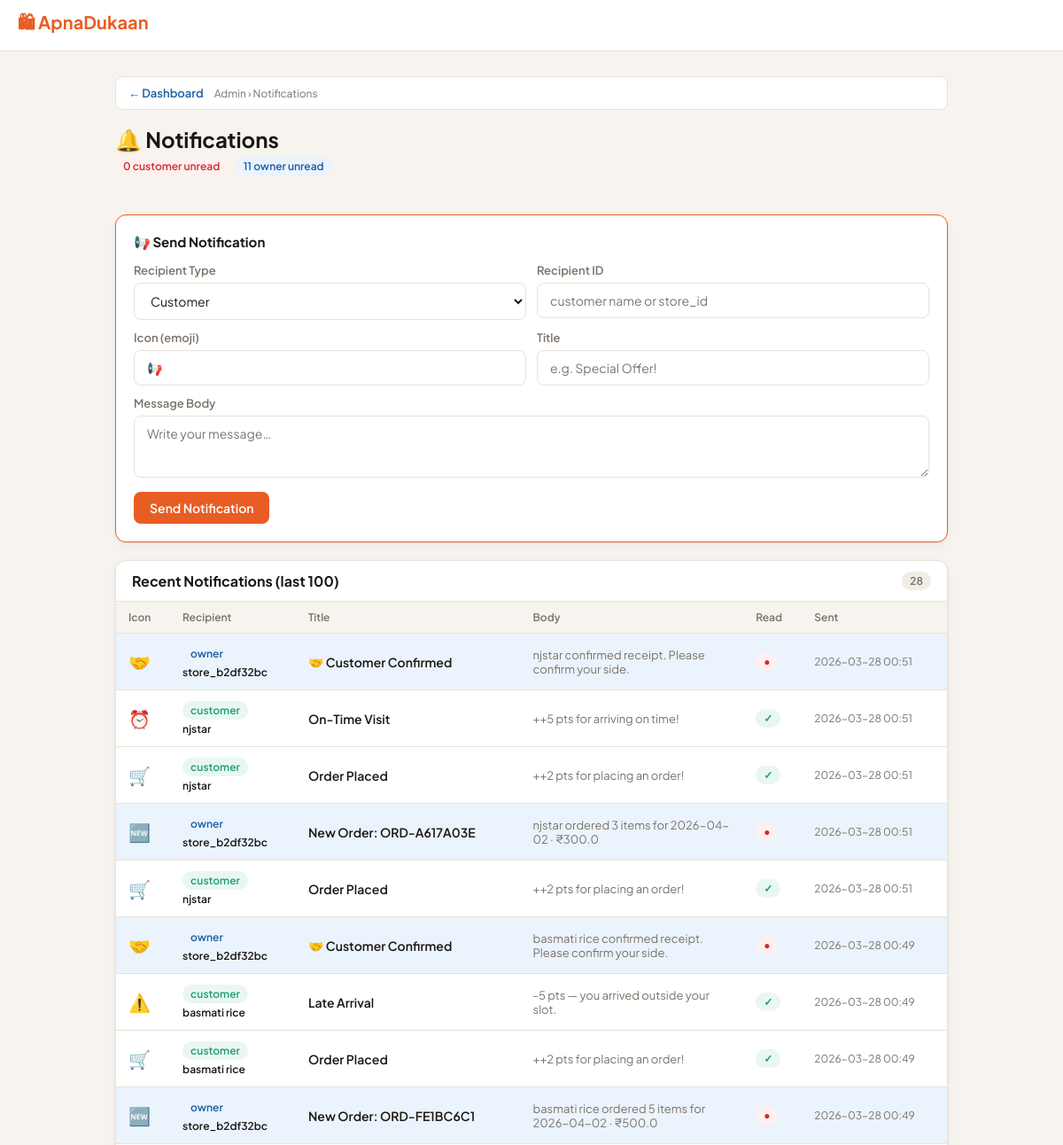
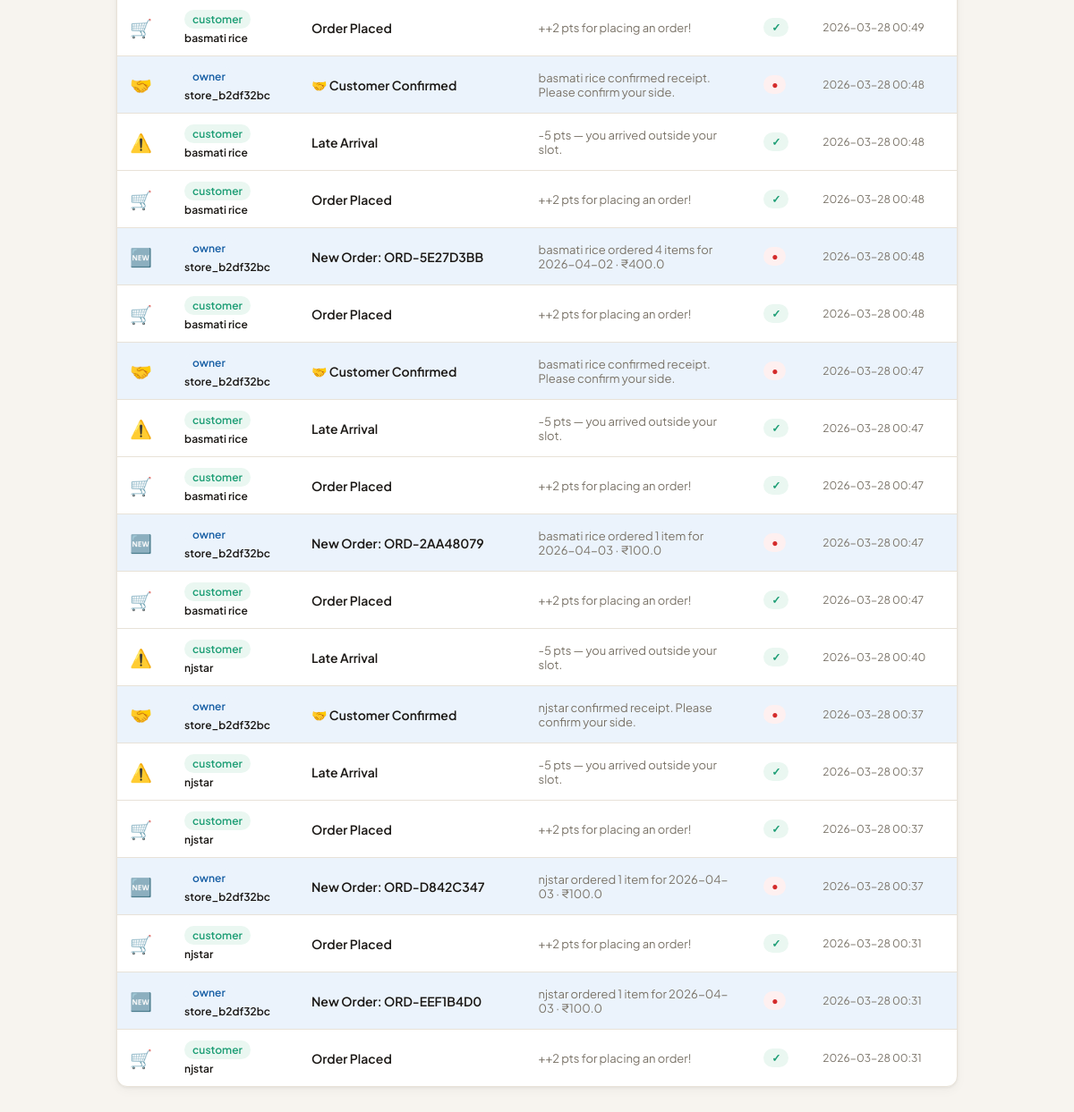
The app's page /control-panel/notifications (signed in) with its own data (2 pictures, top to bottom).
### tables this page shows
CREATE TABLE notifications(
  notif_id    TEXT PRIMARY KEY,
  recipient_type TEXT NOT NULL CHECK(recipient_type IN('customer','owner')),
  recipient_id   TEXT NOT NULL,
  title          TEXT NOT NULL,
  body           TEXT NOT NULL,
  icon           TEXT NOT NULL DEFAULT '🔔',
  is_read        INTEGER NOT NULL DEFAULT 0,
  link           TEXT NOT NULL DEFAULT '',
  created_at     TEXT NOT NULL DEFAULT(datetime('now'))
);

### app.py (the view)
    @app.route("/control-panel/notifications")
    @admin_required
    def admin_notifications():
        conn = get_db()
        recent = conn.execute(
            "SELECT * FROM notifications ORDER BY created_at DESC LIMIT 100"
        ).fetchall()
        unread_c = conn.execute(
            "SELECT COUNT(*) FROM notifications WHERE is_read=0 AND recipient_type='customer'").fetchone()[0]
        unread_o = conn.execute(
            "SELECT COUNT(*) FROM notifications WHERE is_read=0 AND recipient_type='owner'").fetchone()[0]
        return render_template("admin/notifications.html",
                               notifications=recent, unread_c=unread_c, unread_o=unread_o)

### app.py (called while the page is built)
def _register_db_hooks(app):
    @app.teardown_appcontext
    def close_db(exc=None):
        db = g.pop("db", None)
        if db: db.close()

def get_db():
    if "db" not in g:
        from flask import current_app
        g.db = sqlite3.connect(current_app.config["DB_PATH"], timeout=30, check_same_thread=False)
        g.db.row_factory = sqlite3.Row
        for pragma in ("PRAGMA journal_mode=WAL","PRAGMA busy_timeout=30000",
                       "PRAGMA synchronous=NORMAL","PRAGMA foreign_keys=ON"):
            g.db.execute(pragma)
    return g.db

def admin_required(f):
    @wraps(f)
    def d(*a,**kw):
        if not session.get("admin_id"): return redirect(url_for("admin_login"))
        return f(*a,**kw)
    return d

def _register_security_headers(app):
    @app.after_request
    def add_headers(response):
        h = response.headers
        h["X-Content-Type-Options"]="nosniff"; h["X-Frame-Options"]="SAMEORIGIN"
        h["X-XSS-Protection"]="1; mode=block"; h["Referrer-Policy"]="strict-origin-when-cross-origin"
        h["Permissions-Policy"]="geolocation=(self),microphone=(),camera=()"
        if app.config.get("SESSION_COOKIE_SECURE"):
            h["Strict-Transport-Security"]="max-age=31536000; includeSubDomains"
        if request.path.startswith(("/owner/","/my-","/control-panel/")):
            h["Cache-Control"]="no-store,no-cache,must-revalidate,private"
        return response

### templates/admin/notifications.html (shortened to what this page needs)
{% extends "base.html" %}
{% block content %}
<div class="admin-back">
  <a href="/control-panel/">← Dashboard</a>
  <span class="admin-breadcrumb">Admin › Notifications</span>
</div>
<div style="display:flex;align-items:center;justify-content:space-between;margin-bottom:20px;flex-wrap:wrap;gap:12px;">
  <div>
    <h1 class="page-title">🔔 Notifications</h1>
    <p class="page-subtitle">
      <span class="badge badge-red" style="margin-right:6px;">{{ unread_c }} customer unread</span>
      <span class="badge badge-blue">{{ unread_o }} owner unread</span>
    </p>
  </div>
</div>
<div class="card" style="margin-bottom:20px;border-color:var(--orange);">
  <div style="font-weight:700;font-size:15px;margin-bottom:14px;">📢 Send Notification</div>
  <form method="POST" action="/admin/send-notification">
    <div class="grid2" style="gap:12px;margin-bottom:12px;">
      <div class="form-group" style="margin-bottom:0;">
        <label class="form-label">Recipient Type</label>
        <select class="form-select" name="recipient_type">
          <option value="customer">Customer</option>
        </select>
      </div>
      <div class="form-group" style="margin-bottom:0;">
        <label class="form-label">Recipient ID</label>
        <input class="form-input" name="recipient_id" placeholder="customer name or store_id" required>
      </div>
    </div>
    <div class="grid2" style="gap:12px;margin-bottom:12px;">
      <div class="form-group" style="margin-bottom:0;">
        <label class="form-label">Icon (emoji)</label>
        <input class="form-input" name="icon" value="📢" maxlength="8">
      </div>
      <div class="form-group" style="margin-bottom:0;">
        <label class="form-label">Title</label>
        <input class="form-input" name="title" placeholder="e.g. Special Offer!" required>
      </div>
    </div>
    <div class="form-group" style="margin-bottom:12px;">
      <label class="form-label">Message Body</label>
      <textarea class="form-textarea" name="body" style="min-height:70px;" placeholder="Write your message…"></textarea>
    </div>
    <button class="btn btn-primary" type="submit">Send Notification</button>
  </form>
</div>
<div class="card" style="padding:0;overflow:hidden;">
  <div style="padding:12px 18px;font-weight:700;border-bottom:1px solid var(--border);
              display:flex;align-items:center;justify-content:space-between;">
    <span>Recent Notifications (last 100)</span>
    <span class="badge badge-gray">{{ notifications|length }}</span>
  </div>
  {% if not notifications %}
  <div style="padding:32px;text-align:center;color:var(--muted);">No notifications yet.</div>
  {% else %}
  <table class="table">
    <thead>
      <tr>
        <th>Icon</th><th>Recipient</th><th>Title</th><th>Body</th><th>Read</th><th>Sent</th>
      </tr>
    </thead>
    <tbody>
      {% for n in notifications %}
      <tr style="{% if not n.is_read %}background:var(--bl);{% endif %}">
        <td style="font-size:20px;">{{ n.icon }}</td>
        <td>
          <span class="badge {% if n.recipient_type=='customer' %}badge-green{% else %}badge-blue{% endif %}">
            {{ n.recipient_type }}
          </span><br>
          <span style="font-size:12px;font-weight:600;">{{ n.recipient_id }}</span>
        </td>
        <td style="font-weight:600;">{{ n.title }}</td>
        <td style="font-size:13px;color:var(--muted);max-width:220px;">{{ n.body[:80] }}{% if n.body|length>80 %}…{% endif %}</td>
        <td>{% if n.is_read %}<span class="badge badge-green">✓</span>{% else %}<span class="badge badge-red">●</span>{% endif %}</td>
        <td style="font-size:12px;color:var(--muted);white-space:nowrap;">{{ n.created_at[:16] }}</td>
      </tr>
      {% endfor %}
    </tbody>
  </table>
  {% endif %}
</div>
{% endblock %}

### templates/base.html (style rules this page uses)
:root { --bg:#F7F4EF;--card:#fff;--border:#E8E2D8;--text:#1A1714;--muted:#7A7368; --orange:#E85D24;--ol:#FEF0E9;--green:#1D9E75;--gl:#EAF7F1;--blue:#185FA5;--bl:#EBF3FC; --red:#D42B2B;--rl:#FEF0F0;--yellow:#CA8A04;--yl:#FEFCE8;--r:12px; --sh:0 1px 3px rgba(0,0,0,.06),0 4px 12px rgba(0,0,0,.04); }
* { box-sizing:border-box;margin:0;padding:0; }
body { font-family:'Plus Jakarta Sans',sans-serif;background:var(--bg);color:var(--text);min-height:100vh; }
a { color:inherit;text-decoration:none; }
.page-title { font-size:24px;font-weight:700;margin-bottom:4px; }
.page-subtitle { font-size:14px;color:var(--muted);margin-bottom:24px; }
.card { background:var(--card);border:1px solid var(--border);border-radius:var(--r);padding:20px;box-shadow:var(--sh); }
.btn { display:inline-flex;align-items:center;gap:6px;padding:9px 18px;border-radius:8px; font-size:14px;font-weight:600;cursor:pointer;border:none;transition:all .15s;font-family:inherit; }
.btn-primary { background:var(--orange);color:#fff; }
.badge { display:inline-flex;align-items:center;gap:4px;font-size:12px;font-weight:600;padding:3px 9px;border-radius:20px; }
.badge-green { background:var(--gl);color:var(--green); }
.badge-blue { background:var(--bl);color:var(--blue); }
.badge-red { background:var(--rl);color:var(--red); }
.badge-gray { background:#F1EDE6;color:#7A7368; }
.grid2 { display:grid;grid-template-columns:1fr 1fr;gap:16px; }
.form-group { margin-bottom:14px; }
.form-label { font-size:13px;font-weight:600;color:var(--muted);margin-bottom:6px;display:block; }
.form-input,.form-select,.form-textarea { width:100%;padding:10px 14px;border:1.5px solid var(--border); border-radius:8px;font-size:14px;font-family:inherit;background:var(--card);color:var(--text);transition:border .15s; }
.form-textarea { resize:vertical;min-height:80px; }
.table { width:100%;border-collapse:collapse;font-size:14px; }
.table th { text-align:left;padding:10px 14px;font-size:12px;font-weight:600;color:var(--muted); background:var(--bg);border-bottom:1px solid var(--border); }
.table td { padding:12px 14px;border-bottom:1px solid var(--border);vertical-align:middle; }
.table tr:last-child td { border-bottom:none; }
.admin-back { display:flex;align-items:center;gap:12px;margin-bottom:18px;padding:10px 14px; background:var(--card);border:1px solid var(--border);border-radius:8px; }
.admin-back a { font-size:13px;color:var(--blue);font-weight:600; }
.admin-breadcrumb { font-size:12px;color:var(--muted); }

### records on screen
notifications: icon "🤝", recipient_type "owner", recipient_id "store_b2df32bc", title "🤝 Customer Confirmed", body "njstar confirmed receipt. Please confirm your side.", created_at "2026-03-28 00:51"
notifications: icon "⏰", recipient_type "customer", recipient_id "njstar", title "On-Time Visit", body "++5 pts for arriving on time!", created_at "2026-03-28 00:51"
notifications: icon "🛒", recipient_type "customer", recipient_id "njstar", title "Order Placed", body "++2 pts for placing an order!", created_at "2026-03-28 00:51"
notifications: icon "🆕", recipient_type "owner", recipient_id "store_b2df32bc", title "New Order: ORD-A617A03E", body "njstar ordered 3 items for 2026-04-02 · ₹300.0", created_at "2026-03-28 00:51"
notifications: icon "🛒", recipient_type "customer", recipient_id "njstar", title "Order Placed", body "++2 pts for placing an order!", created_at "2026-03-28 00:51"
notifications: icon "🤝", recipient_type "owner", recipient_id "store_b2df32bc", title "🤝 Customer Confirmed", body "basmati rice confirmed receipt. Please confirm your side.", created_at "2026-03-28 00:49"
notifications: icon "⚠️", recipient_type "customer", recipient_id "basmati rice", title "Late Arrival", body "-5 pts — you arrived outside your slot.", created_at "2026-03-28 00:49"
notifications: icon "🛒", recipient_type "customer", recipient_id "basmati rice", title "Order Placed", body "++2 pts for placing an order!", created_at "2026-03-28 00:49"
notifications: icon "🆕", recipient_type "owner", recipient_id "store_b2df32bc", title "New Order: ORD-FE1BC6C1", body "basmati rice ordered 5 items for 2026-04-02 · ₹500.0", created_at "2026-03-28 00:49"
notifications: icon "🛒", recipient_type "customer", recipient_id "basmati rice", title "Order Placed", body "++2 pts for placing an order!", created_at "2026-03-28 00:49"
notifications: icon "🤝", recipient_type "owner", recipient_id "store_b2df32bc", title "🤝 Customer Confirmed", body "basmati rice confirmed receipt. Please confirm your side.", created_at "2026-03-28 00:48"
notifications: icon "⚠️", recipient_type "customer", recipient_id "basmati rice", title "Late Arrival", body "-5 pts — you arrived outside your slot.", created_at "2026-03-28 00:48"
notifications: icon "🛒", recipient_type "customer", recipient_id "basmati rice", title "Order Placed", body "++2 pts for placing an order!", created_at "2026-03-28 00:48"
notifications: icon "🆕", recipient_type "owner", recipient_id "store_b2df32bc", title "New Order: ORD-5E27D3BB", body "basmati rice ordered 4 items for 2026-04-02 · ₹400.0", created_at "2026-03-28 00:48"
notifications: icon "🛒", recipient_type "customer", recipient_id "basmati rice", title "Order Placed", body "++2 pts for placing an order!", created_at "2026-03-28 00:48"
notifications: icon "🤝", recipient_type "owner", recipient_id "store_b2df32bc", title "🤝 Customer Confirmed", body "basmati rice confirmed receipt. Please confirm your side.", created_at "2026-03-28 00:47"
notifications: icon "⚠️", recipient_type "customer", recipient_id "basmati rice", title "Late Arrival", body "-5 pts — you arrived outside your slot.", created_at "2026-03-28 00:47"
notifications: icon "🛒", recipient_type "customer", recipient_id "basmati rice", title "Order Placed", body "++2 pts for placing an order!", created_at "2026-03-28 00:47"
notifications: icon "🆕", recipient_type "owner", recipient_id "store_b2df32bc", title "New Order: ORD-2AA48079", body "basmati rice ordered 1 item for 2026-04-03 · ₹100.0", created_at "2026-03-28 00:47"
notifications: icon "🛒", recipient_type "customer", recipient_id "basmati rice", title "Order Placed", body "++2 pts for placing an order!", created_at "2026-03-28 00:47"
notifications: icon "⚠️", recipient_type "customer", recipient_id "njstar", title "Late Arrival", body "-5 pts — you arrived outside your slot.", created_at "2026-03-28 00:40"
notifications: icon "🤝", recipient_type "owner", recipient_id "store_b2df32bc", title "🤝 Customer Confirmed", body "njstar confirmed receipt. Please confirm your side.", created_at "2026-03-28 00:37"
notifications: icon "⚠️", recipient_type "customer", recipient_id "njstar", title "Late Arrival", body "-5 pts — you arrived outside your slot.", created_at "2026-03-28 00:37"
notifications: icon "🛒", recipient_type "customer", recipient_id "njstar", title "Order Placed", body "++2 pts for placing an order!", created_at "2026-03-28 00:37"
notifications: icon "🆕", recipient_type "owner", recipient_id "store_b2df32bc", title "New Order: ORD-D842C347", body "njstar ordered 1 item for 2026-04-03 · ₹100.0", created_at "2026-03-28 00:37"
notifications: icon "🛒", recipient_type "customer", recipient_id "njstar", title "Order Placed", body "++2 pts for placing an order!", created_at "2026-03-28 00:31"
notifications: icon "🆕", recipient_type "owner", recipient_id "store_b2df32bc", title "New Order: ORD-EEF1B4D0", body "njstar ordered 1 item for 2026-04-03 · ₹100.0", created_at "2026-03-28 00:31"
notifications: icon "🛒", recipient_type "customer", recipient_id "njstar", title "Order Placed", body "++2 pts for placing an order!", created_at "2026-03-28 00:31"

### other values on screen
{{ unread_c }} "0"
{{ unread_o }} "11"
{{ notifications|length }} "28"
